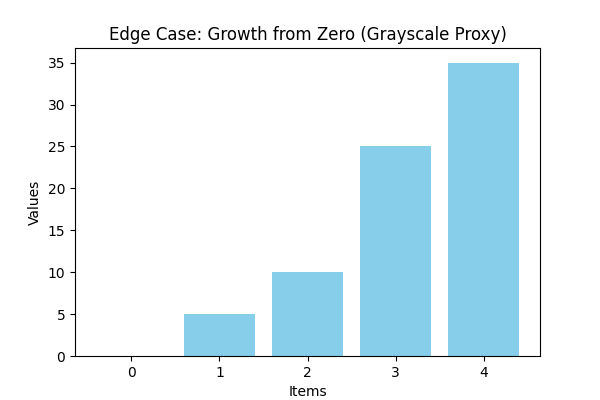
#> input picture windlass/chart.png, 600 x 400 px
$ python -i terminal_image.py   (imports and definitions only)
#> lines starting #> are read from the running program, lines starting #| are printed output that depends on the picture
#> in render_image_in_terminal, image is the input picture: PIL image 600x400 RGBA; mean R, G, B, A 228.5, 241.7, 247.1, 255
import base64
import os
import shutil
import sys
from io import BytesIO
from typing import Optional

try:
    from PIL import Image
except ImportError:
    Image = None


def _detect_terminal() -> str:
    """Return a simple capability string: 'kitty', 'iterm2', or 'ansi'."""
    term = os.environ.get("TERM", "").lower()
    term_program = os.environ.get("TERM_PROGRAM", "")
    if "kitty" in term or os.environ.get("KITTY_INSTALLATION_DIR"):
        return "kitty"
    if term_program == "iTerm.app":
        return "iterm2"
    return "ansi"


def _get_terminal_size() -> tuple[int, int]:
    """Return terminal size as (columns, rows)."""
    try:
        size = shutil.get_terminal_size()
        return size.columns, size.lines
    except OSError:
        return 80, 24


def _resize_for_terminal(img: Image.Image, max_cols: int, use_half_blocks: bool = True) -> Image.Image:
    """
    Resize image to fit inside max_cols terminal columns.
    If use_half_blocks is True, treat each terminal char as 1x2 pixels (█ trick).
    """
#> called with max_cols = 80, use_half_blocks = True
    w, h = img.size
#> w = 600; h = 400
    target_width = max(1, max_cols)

    if use_half_blocks:
        aspect = h / w
#> aspect = 0.667
        target_height_chars = int(aspect * target_width * 0.5)
#> target_height_chars = 26
        target_height = max(1, target_height_chars * 2)
#> target_height = 52
    else:
        aspect = h / w
        target_height = max(1, int(aspect * target_width))

    return img.resize((target_width, target_height), Image.LANCZOS)
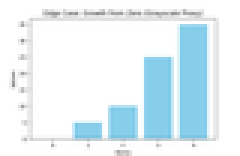
#> returned value: PIL image 80x52 RGBA (shown 3 times larger); mean R, G, B, A 227.7, 241.1, 246.6, 255


def _render_ansi_truecolor(img: Image.Image) -> str:
    """
    Render image as truecolor ANSI using foreground+background with '▀' to encode two pixels per cell.
    """
    img = img.convert("RGB")
    w, h = img.size
#> w = 80; h = 52

    out_lines = []
    for y in range(0, h, 2):
        line_parts = []
        for x in range(w):
            r1, g1, b1 = img.getpixel((x, y))
            if y + 1 < h:
                r2, g2, b2 = img.getpixel((x, y + 1))
            else:
                r2, g2, b2 = r1, g1, b1
            line_parts.append(
                f"\033[38;2;{r1};{g1};{b1}m\033[48;2;{r2};{g2};{b2}m▀"
            )
        line_parts.append("\033[0m")
        out_lines.append("".join(line_parts))
#> after the loop, out_lines = 26 items
    return "\n".join(out_lines)


# [45 lines left out: functions _encode_image_base64, _render_kitty, _render_iterm2, not called in this run]


def render_image_in_terminal(path: str, max_width: Optional[int] = None, force_mode: Optional[str] = None) -> None:
    """
    High-level renderer that picks terminal capability and displays an image.
    force_mode: 'kitty', 'iterm2', or 'ansi' (auto-detect if None)
    """
    if Image is None:
        raise ImportError("Pillow is required for image rendering. Install with `pip install pillow`.")

    if not os.path.exists(path):
        raise FileNotFoundError(f"Image not found: {path}")

    with Image.open(path) as image:
        img = image.copy()

    term_mode = force_mode or _detect_terminal()
    cols, rows = _get_terminal_size()
    width_limit = max_width if max_width is not None else cols
    width_limit = max(1, min(width_limit, cols))

    if term_mode == "kitty":
        # Fit into visible grid using cell counts; shrink columns if height would overflow.
        max_cols, max_rows = cols, rows
        target_cols = min(width_limit, max_cols)
        # Approximate terminal cell aspect ratio (~2:1 height:width) for height check only.
        aspect = img.height / img.width if img.width else 1
        estimated_rows = aspect * target_cols * 0.5
        if estimated_rows > max_rows and estimated_rows > 0:
            scale = max_rows / estimated_rows
            target_cols = max(1, int(target_cols * scale))

        # Send near-native size to Kitty, only clamp if extremely large to avoid huge payloads.
        max_pixels = 2_000_000  # safety cap (~1600x1250)
        pixel_count = img.width * img.height
        if pixel_count > max_pixels:
            # Downscale proportionally toward the target cols without going below it.
            scale = (max_pixels / pixel_count) ** 0.5
            scaled_width = max(target_cols, int(img.width * scale))
            resized = _resize_for_terminal(img, scaled_width, use_half_blocks=False)
        else:
            resized = img

        sys.stdout.write(_render_kitty(resized, cols=target_cols, rows=None))
        sys.stdout.flush()
    elif term_mode == "iterm2":
        resized = _resize_for_terminal(img, width_limit, use_half_blocks=False)
        sys.stdout.write(_render_iterm2(resized))
        sys.stdout.flush()
    else:
        resized = _resize_for_terminal(img, width_limit, use_half_blocks=True)
        ansi = _render_ansi_truecolor(resized)
        print(ansi)
#> (printed output is left out)

>>> result = render_image_in_terminal('../chart.png')
